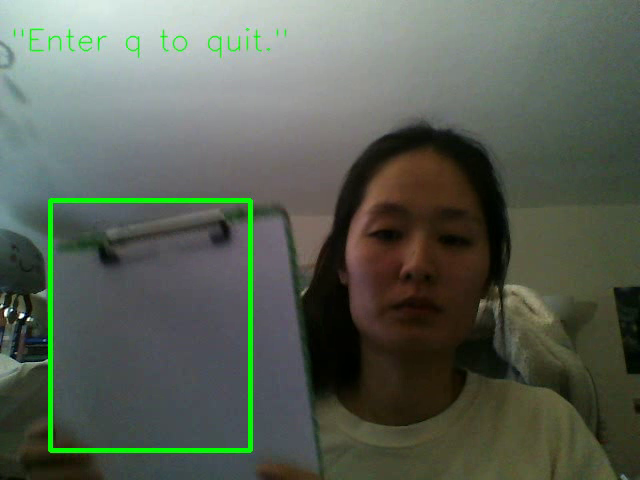
#> input picture frame 26 of 2017_Spring/progress/output.avi, 640 x 480 px, given in place of the camera
$ jupyter execute openCVtutorial2_video.ipynb   (text cells are left out)
#> lines starting #> are read from the running program, lines starting #| are printed output that depends on the picture; pictures that were not available may be replaced by others from this repository, and a replacement may not be noted
[cell 1]
import cv2
import numpy as np

[cell 2]
# [12 lines of commented-out code are left out]

[cell 3]
cap = cv2.VideoCapture(0) # open the first(0) web cam
#print(cap.isOpened())

[cell 4]
# save the video into files
fourcc = cv2.VideoWriter_fourcc(*'XVID')
#out = cv2.VideoWriter('output.avi', fourcc, 20.0, (640, 480)) # 20 frames for seconds, size is 640x480
out = cv2.VideoWriter('output.avi', -1, 20.0, (640,480))

[cell 5]
# modify previous while loop to open two frames - one with gray
while True:

    # Capture frame-by-frame
    ret, frame = cap.read() # ret is true or false
#> frame is the input picture: shape (480, 640, 3); mean B, G, R 84.3, 96.1, 88.4

    # operations on the frame - make it gray
    gray = cv2.cvtColor(frame, cv2.COLOR_BGR2GRAY)
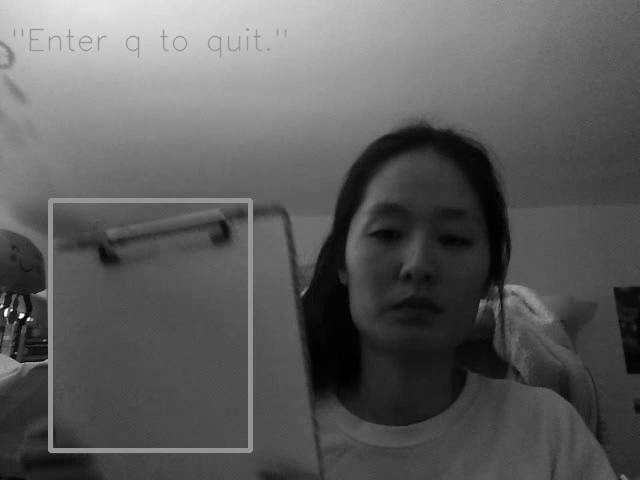
#> gray: shape (480, 640); min 0, max 255, mean 92.4

    # write to the file
    out.write(frame)

    # Display the frames
    cv2.imshow('frame', frame)
    cv2.imshow('gray', gray)

    if cv2.waitKey(1) & 0xFF == ord('q'): # '& 0xFF' is needed for 64-bit machine
#> (key q is pressed here)
        break

cap.release()
out.release()
cv2.destroyAllWindows()

[cell 6]
cap = cv2.VideoCapture(0) # open a web cam

# save the video into files
fourcc = cv2.VideoWriter_fourcc(*'XVID')
out = cv2.VideoWriter('output.avi', fourcc, 20.0, (640, 480)) # 20 frames for seconds, size is 640x480

# modify previous while loop to open two frames - one with gray
while(cap.isOpened()):

    # Capture frame-by-frame
    ret, frame = cap.read() # ret is true or false

    if ret==True:
        frame = cv2.flip(frame,0)
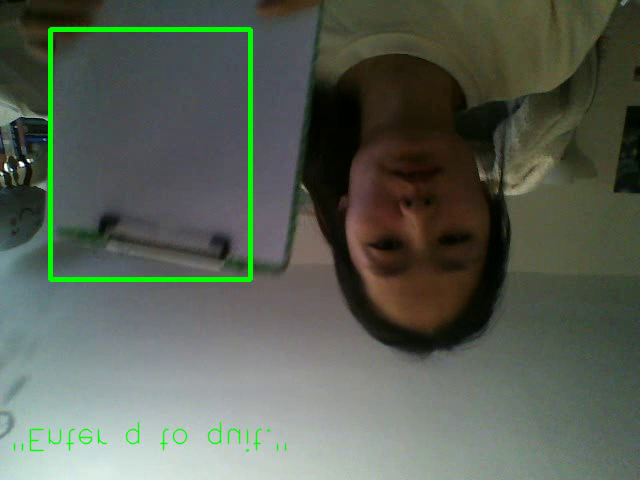
#> frame: shape (480, 640, 3); mean B, G, R 84.3, 96.1, 88.4

        # write the flipped frame
        out.write(frame)

        # Display the frames
        cv2.imshow('frame', frame)

        if cv2.waitKey(1) & 0xFF == ord('q'):
#> (key q is pressed here)
            break
    else:
        break

# release
cap.release()
out.release()
cv2.destroyAllWindows()

[cell 7]
import numpy as np
import cv2

cap = cv2.VideoCapture('sample.avi')

[cell 8]
print(cap.isOpened())
cap.open('sample.avi')
cap.isOpened()

[cell 9]
while(cap.isOpened()):
    ret, frame = cap.read()
    gray = cv2.cvtColor(frame, cv2.COLOR_BGR2GRAY)
    cv2.imshow('frame',gray)
    if cv2.waitKey(1) & 0xFF == ord('q'):
#> (key q is pressed here)

$ run again, starting later in the video
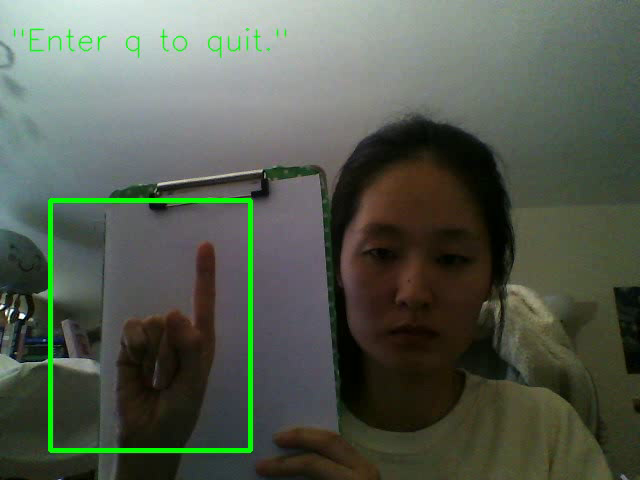
#> input picture frame 120 of 2017_Spring/progress/output.avi, 640 x 480 px, given in place of the camera
#> frame is the input picture: shape (480, 640, 3); mean B, G, R 79.5, 91.7, 84.5
#> `gray = cv2.cvtColor(frame, cv2.COLOR_BGR2GRAY)`:
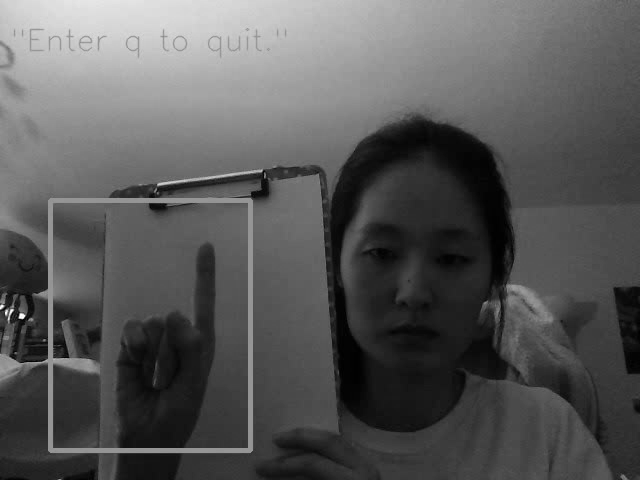
#> gray: shape (480, 640); min 0, max 255, mean 88.2
#> `frame = cv2.flip(frame,0)`:
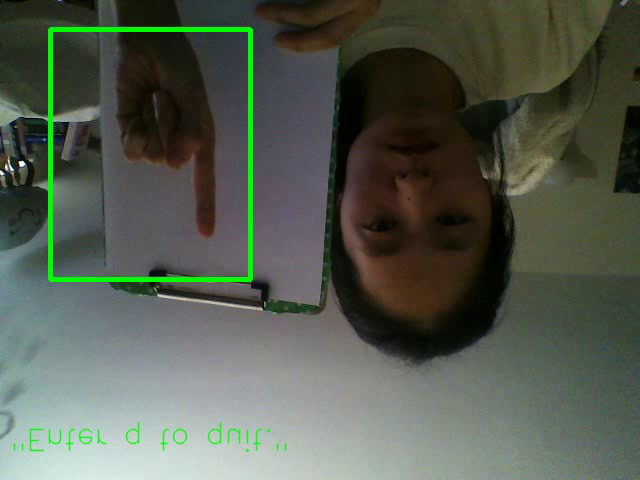
#> frame: shape (480, 640, 3); mean B, G, R 79.5, 91.7, 84.5

$ run again, starting later in the video
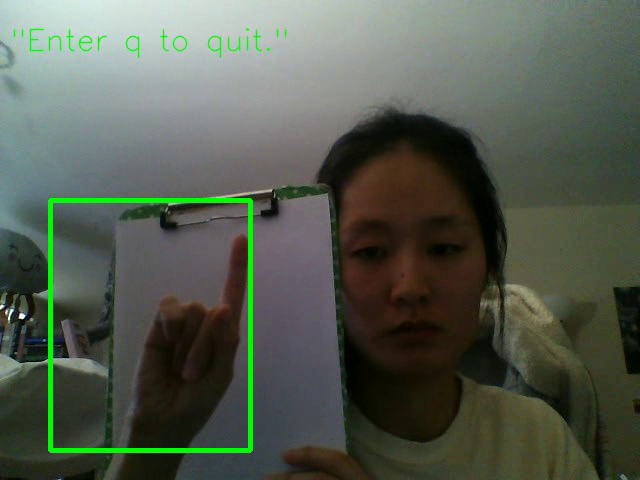
#> input picture frame 213 of 2017_Spring/progress/output.avi, 640 x 480 px, given in place of the camera
#> frame is the input picture: shape (480, 640, 3); mean B, G, R 79.2, 91.6, 84.2
#> `gray = cv2.cvtColor(frame, cv2.COLOR_BGR2GRAY)`:
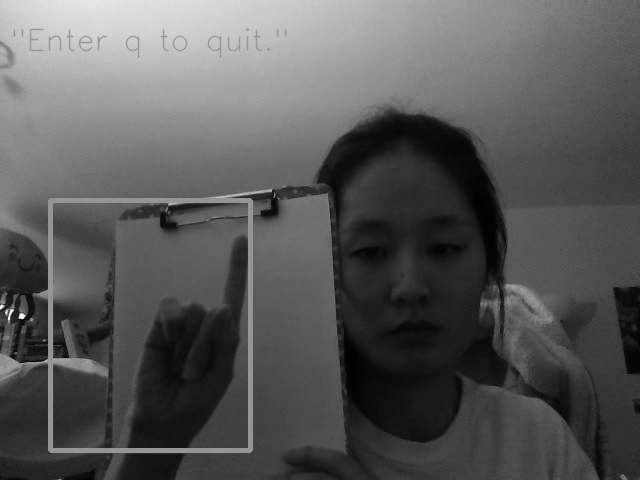
#> gray: shape (480, 640); min 0, max 254, mean 87.9
#> `frame = cv2.flip(frame,0)`:
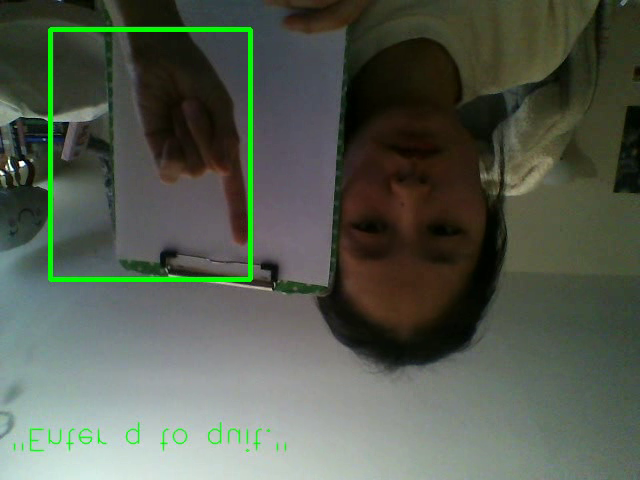
#> frame: shape (480, 640, 3); mean B, G, R 79.2, 91.6, 84.2
